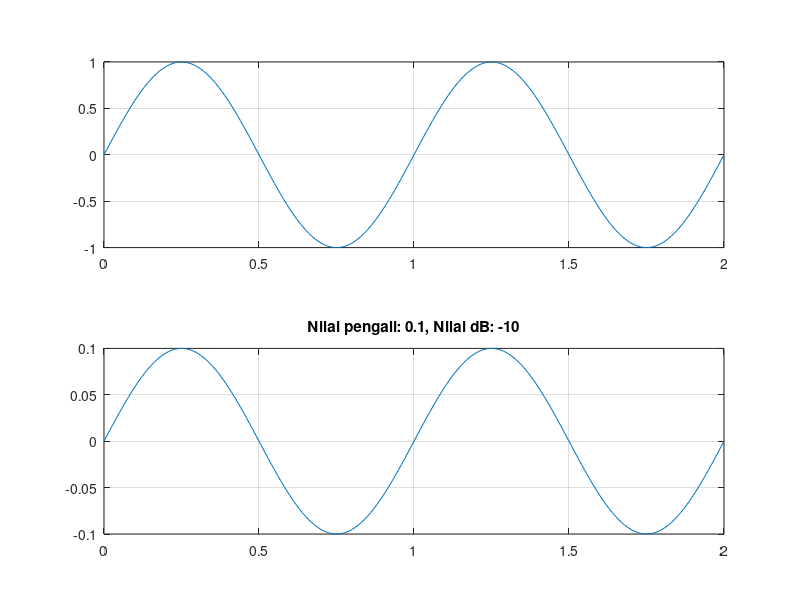
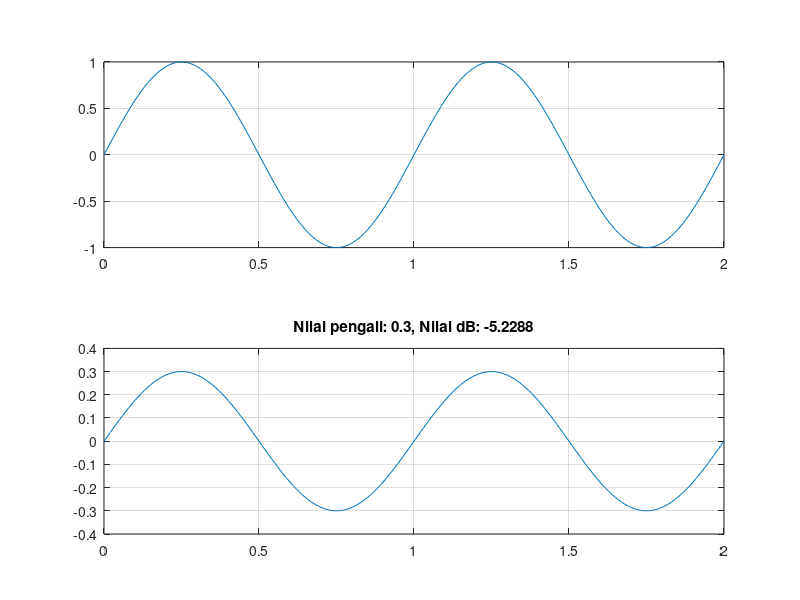
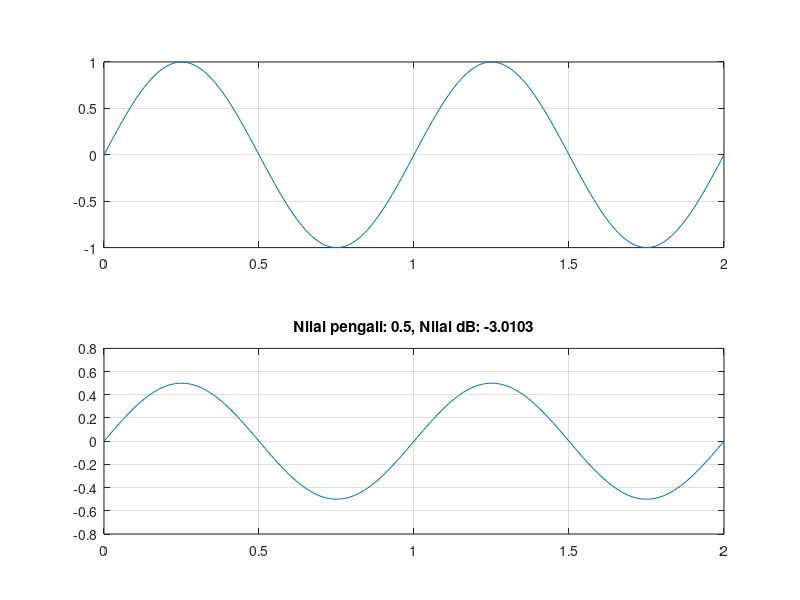
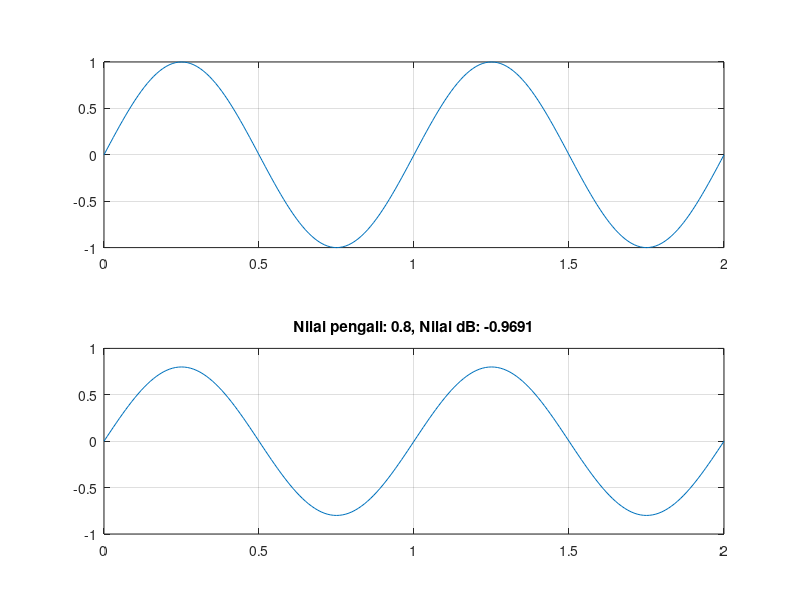

Source code (MATLAB) for these figures, in order:
T = 100;
t = 0:1/T:2;
f1 = 1;
y1 = sin(2 * pi * t);

a_values = [0.1, 0.3, 0.5, 0.8];

for a = a_values
    y1_kuat = a * sin(2 * pi * t);
    gain_dB = 10 * log10(max(y1_kuat) / max(y1));

    figure;
    subplot(2, 1, 1);
    plot(t, y1);
    grid on;

    subplot(2, 1, 2);
    plot(t, y1_kuat);
    grid on;

    title(['Nilai pengali: ', num2str(a), ', Nilai dB: ', num2str(gain_dB)]);
end
